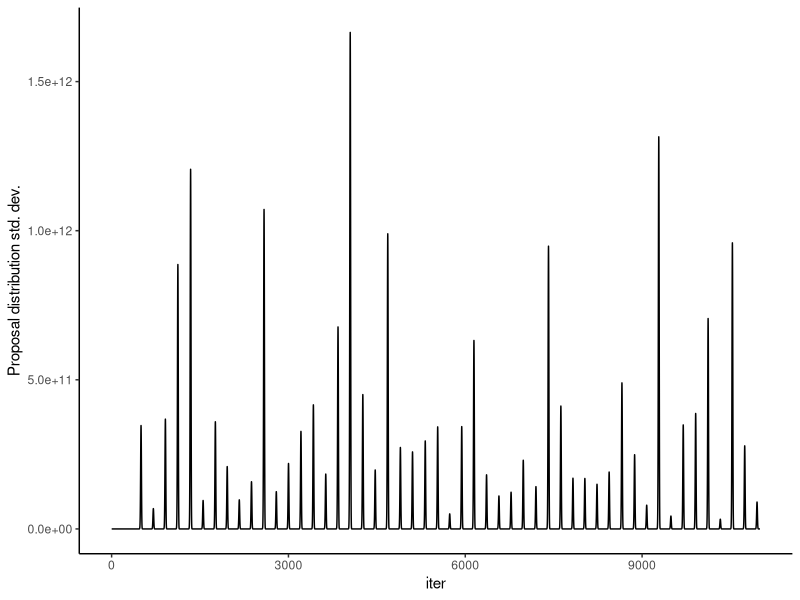
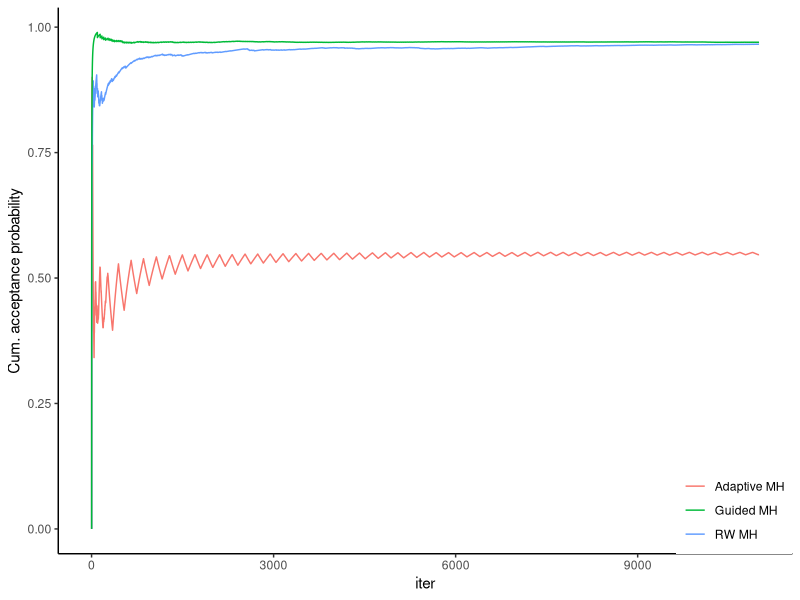
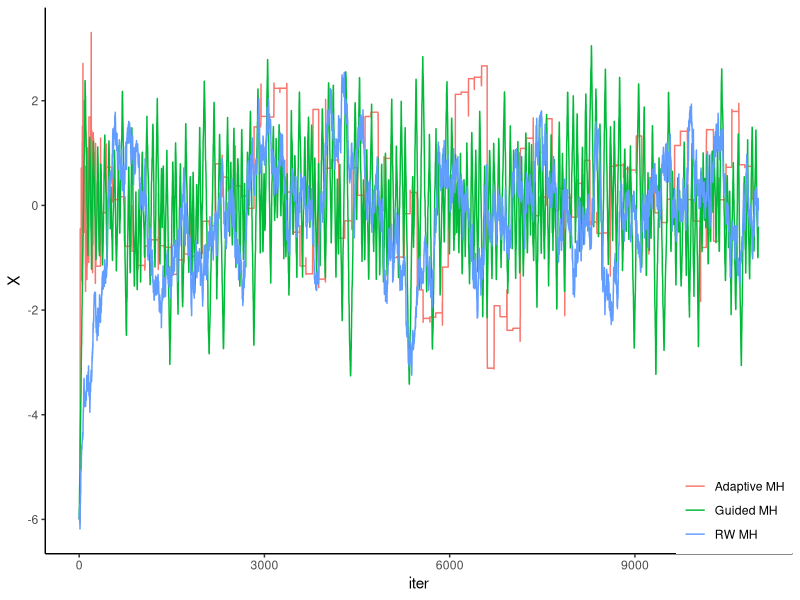

Write R code to recreate these figures, in order.
library(ggplot2)
library(tibble)
library(coda)

# from gustafson, finding the mean of a standard normal

mh.standard <- function(iter,prop.sigma=1,seed=NULL){
  set.seed(seed)
  x <- accept <- numeric(iter) # x= thing you are sampling
  x[1] <- -6
  for(i in 2:iter){
    z <- rnorm(1, 0, prop.sigma)
    xm1 = x[i-1]
    y <- xm1+z
    lp <- dnorm(y)
    plp <- dnorm(xm1)
    a <- rbinom(1, 1, min(1, lp/plp))
    x[i] <- ifelse(a, y, xm1)
    accept[i] = a
  }
  tibble(iter=1:iter, x=x, accept=accept)
}

mh.adaptive <- function(iter, prop.sigma.start=1,seed=NULL){
  # adaptive MH algorithm from Bayesian Data Analysis Chap. 9. (Gelman)
  set.seed(seed)
  # adapdation parameters
  d = 1 # number of parameters in posterior
  cov = prop.sigma.start # starting value for covariance parameter of proposal distribution
  ai = 1 # adapt every ai iterations
  ari = 100 # base acceptance rate on this many iterations
  adapt.phase = Inf # stop adapting after this many iterations
  #####
  x <- accept <- prop.cov <- numeric(iter) # x= thing you are sampling
  x[1] <- -6
  prop.cov[1] = cov
  scale = 1
  for(i in 2:iter){
    # adapt
    if((i%%ai)==0 & i>1 & i<=adapt.phase){
      # ideal acceptance rate is 0.44 (if too high, then steps are too small, so need to scale)
      ap = max(0.01, mean(accept[max(1,i-ari):i], na.rm=TRUE))
      scale = scale*(ap/.44)
      cov = sd(x, na.rm=TRUE)*scale
    }
    ######
    z <- rnorm(1, 0, cov)
    xm1 = x[i-1]
    y <- xm1+z
    lp <- dnorm(y)
    plp <- dnorm(xm1)
    a <- rbinom(1, 1, min(1, lp/plp))
    x[i] <- ifelse(a, y, xm1)
    accept[i] = a
    prop.cov[i] = cov
  }
  tibble(iter=1:iter, x=x, accept=accept, prop.cov=prop.cov)
}

mh.guided <- function(iter,prop.sigma=1,seed=NULL){
  # guided walk MH from Gustafson 1998
  set.seed(seed)
  x <- accept <- numeric(iter) # x= thing you are sampling
  x[1] <- -6
  pn = 1
  for(i in 2:iter){
    z <- abs(rnorm(1, 0, prop.sigma))
    xm1 = x[i-1]
    y <- xm1+pn*z
    lp <- dnorm(y)
    plp <- dnorm(xm1)
    a <- rbinom(1, 1, min(1, lp/plp))
    x[i] <- ifelse(a, y, xm1)
    if(!a) pn = -pn
    accept[i] = a
  }
  tibble(iter=1:iter, x=x, accept=accept)
}

mc.iter = 11000
prop.sigma = .1
burnin = 1000
if(burnin>0){
  keep = (burnin-1):mc.iter
  }else keep = 1:mc.iter

samples = mh.standard(mc.iter, prop.sigma=prop.sigma, seed=122)
samples.adapt = mh.adaptive(mc.iter, prop.sigma.start=prop.sigma, seed=122)
samples.guided = mh.guided(mc.iter, prop.sigma=prop.sigma, seed=122)

# autocorrelation
autocorr(as.mcmc(samples$x))
autocorr(as.mcmc(samples.adapt$x))
autocorr(as.mcmc(samples.guided$x))


samples.adapt$prop.cov
# convergence dx
# Z-scores for a test of equality of means between the first and last parts of the chain
geweke.diag(as.mcmc(samples$x))
geweke.diag(as.mcmc(samples.adapt$x))
geweke.diag(as.mcmc(samples.guided$x))

# acceptance probabilities
mean(samples$accept[keep])
mean(samples.adapt$accept[keep])
mean(samples.guided$accept[keep])

# means
fn <- function(x) c(mean(x), sd(x))
fn(samples$x[keep])
fn(samples.adapt$x[keep])
fn(samples.guided$x[keep])




# data for plotting
samples$aprob = cumsum(samples$accept)/samples$iter
samples$adapt.aprob = cumsum(samples.adapt$accept)/samples$iter
samples$guided.aprob = cumsum(samples.guided$accept)/samples$iter



samples$x.adapt = samples.adapt$x
samples$x.guided = samples.guided$x

# proposal distribution std.deviation
ggplot(data=samples.adapt) + 
  geom_line(aes(x=iter,y=prop.cov)) +
  scale_y_continuous(name="Proposal distribution std. dev.") +
  theme_classic()


# acceptance probabilities over time
ggplot(data=samples) + 
  geom_line(aes(x=iter,y=adapt.aprob, colour='Adaptive MH')) + 
  geom_line(aes(x=iter,y=aprob, colour='RW MH')) +
  geom_line(aes(x=iter,y=guided.aprob, colour='Guided MH')) +
  scale_y_continuous(name="Cum. acceptance probability") +
  scale_color_discrete(name="") +
  theme_classic() + theme(legend.position = c(1,0), legend.justification = c(1,0))

# parameter traceplots
ggplot(data=samples) + 
  geom_line(aes(x=iter,y=x.adapt, colour='Adaptive MH')) + 
  geom_line(aes(x=iter,y=x.guided, colour='Guided MH')) + 
  geom_line(aes(x=iter,y=x, colour='RW MH')) +
  scale_color_discrete(name="") +
  scale_y_continuous(name="X") +
  theme_classic() + theme(legend.position = c(1,0), legend.justification = c(1,0))



